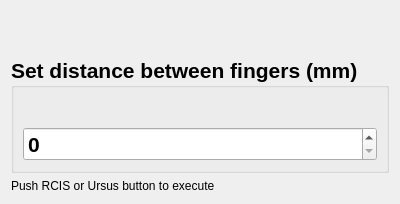
       <widget class="QWidget" name="Pagina_fingers">
        <attribute name="title">
         <string>Fingers</string>
        </attribute>
        <layout class="QFormLayout" name="formLayout">
         <item row="1" column="0">
          <widget class="QGroupBox" name="groupBox">
           <property name="font">
            <font>
             <pointsize>16</pointsize>
             <weight>75</weight>
             <bold>true</bold>
            </font>
           </property>
           <property name="title">
            <string>Set distance between fingers (mm)</string>
           </property>
           <layout class="QVBoxLayout" name="verticalLayout">
            <item>
             <widget class="QLabel" name="label">
              <property name="text">
               <string/>
              </property>
             </widget>
            </item>
            <item>
             <widget class="QSpinBox" name="fingersDistanceSB">
              <property name="maximum">
               <number>200</number>
              </property>
             </widget>
            </item>
           </layout>
          </widget>
         </item>
         <item row="0" column="0">
          <spacer name="verticalSpacer_3">
           <property name="orientation">
            <enum>Qt::Vertical</enum>
           </property>
           <property name="sizeHint" stdset="0">
            <size>
             <width>20</width>
             <height>40</height>
            </size>
           </property>
          </spacer>
         </item>
         <item row="2" column="0">
          <widget class="QLabel" name="label_8">
           <property name="text">
            <string>Push RCIS or Ursus button to execute</string>
           </property>
          </widget>
         </item>
        </layout>
       </widget>
